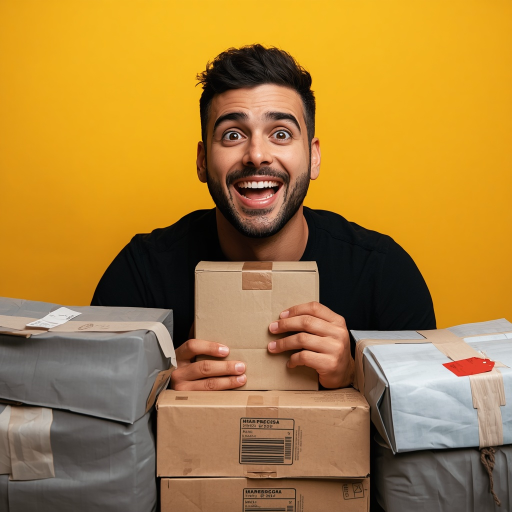
#> input picture marca/persona-original.jpg, 1024 x 1024 px, found by its file name (shown at 1/2 size)
$ python recorta-persona.py marca/persona-original.jpg
#> lines starting #> are read from the running program, lines starting #| are printed output that depends on the picture; after the words box and inside, x2 and y2 are one past the last pixel; in counts of white or black regions, pixels touching at a corner belong together
"""Recorta a persona do fundo e separa o rosto.

Uso (uma vez, quando a foto da persona mudar):
    python scripts/desenhos/recorta-persona.py marca/persona-original.jpg
    npm run desenhos

Gera, em marca/ (pasta que não vai para o site):
    persona-recortada.png  a pessoa sem fundo, para a moldura do topo e o OG
    persona-rosto.png      o rosto em quadrado, para o avatar redondo
O `npm run desenhos` transforma os dois nos WebP de public/brand/.

Funciona com fundo liso e saturado (o amarelo das fotos do canal). Precisa de
Python com opencv-python e numpy.
"""
import os
import sys

import cv2
import numpy as np

origem = sys.argv[1] if len(sys.argv) > 1 else 'marca/persona-original.jpg'
pasta = os.path.dirname(origem) or '.'
img = cv2.imread(origem)
#> img is the input picture: shape (1024, 1024, 3); mean B, G, R 58.8, 128.3, 169.5
if img is None:
    sys.exit(f'não consegui abrir {origem}')
h, w = img.shape[:2]
#> h = 1024; w = 1024

# 1. fundo: a cor que domina as bordas da foto, com tolerância
hsv = cv2.cvtColor(img, cv2.COLOR_BGR2HSV)
#> hsv: shape (1024, 1024, 3); mean H, S, V 25.8, 146.2, 170.3
borda = np.concatenate([hsv[0, :], hsv[:, 0], hsv[:, -1]])
matiz = int(np.median(borda[:, 0]))
#> matiz = 20
H, S, V = (hsv[..., i].astype(int) for i in range(3))
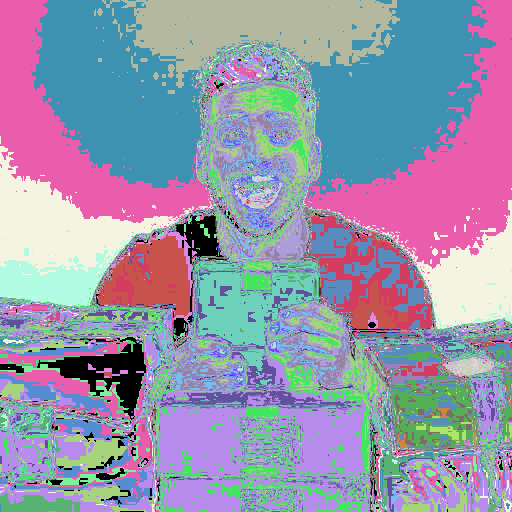
#> H: shape (1024, 1024) int64 (shown at 1/2 size); 117 distinct labels, from 0 to 179; one colour per label, 0 black
fundo = ((abs(H - matiz) <= 13) & (S >= 150) & (V >= 110)).astype(np.uint8)
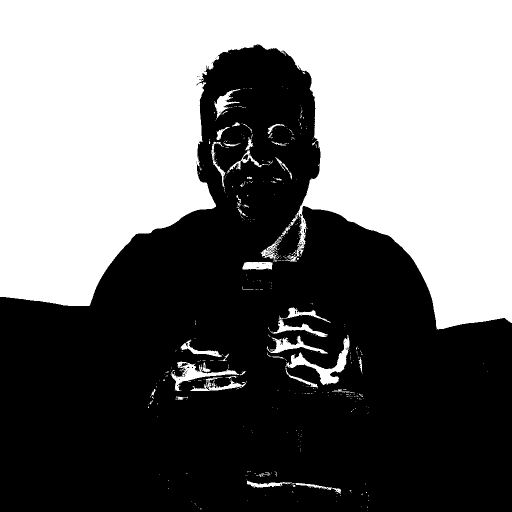
#> fundo: shape (1024, 1024) (shown at 1/2 size); values 0 (black) and 1 (white), 45.2% white; 429 white regions (387 under 20 px), largest, box (x1, y1, x2, y2) and area: (0, 0, 1024, 659) 458046, (574, 670, 699, 770) 2760, (341, 723, 479, 782) 1964

# só o fundo ligado às bordas de cima e dos lados
_, rotulos = cv2.connectedComponents(fundo)
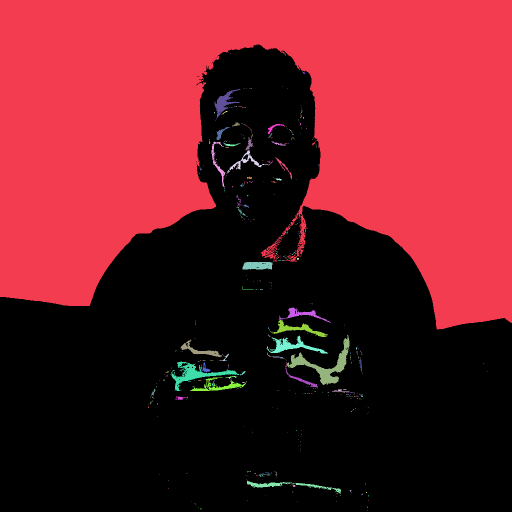
#> rotulos: shape (1024, 1024) int32 (shown at 1/2 size); 430 distinct labels, from 0 to 429; one colour per label, 0 black
ligados = set(np.unique(np.concatenate([rotulos[0, :], rotulos[:, 0], rotulos[:, -1]]))) - {0}
#> ligados = 1 item
fundo = np.isin(rotulos, list(ligados)).astype(np.uint8)
#> fundo: shape (1024, 1024); values 0 (black) and 1 (white), 43.7% white; 1 white region, box (x1, y1, x2, y2) and area: (0, 0, 1024, 659) 458046
fundo = cv2.morphologyEx(fundo, cv2.MORPH_OPEN, np.ones((3, 3), np.uint8))
#> fundo: shape (1024, 1024); values 0 (black) and 1 (white), 43.6% white; 18 white regions (6 under 20 px), largest, box (x1, y1, x2, y2) and area: (0, 0, 1024, 659) 456221, (598, 432, 612, 488) 388, (523, 500, 532, 512) 69

# 2. GrabCut a partir dessa máscara refina cabelo e camiseta
mask = np.where(fundo == 1, cv2.GC_PR_BGD, cv2.GC_PR_FGD).astype(np.uint8)
mask[cv2.erode(fundo, np.ones((15, 15), np.uint8)) == 1] = cv2.GC_BGD
mask[cv2.erode(1 - fundo, np.ones((21, 21), np.uint8)) == 1] = cv2.GC_FGD
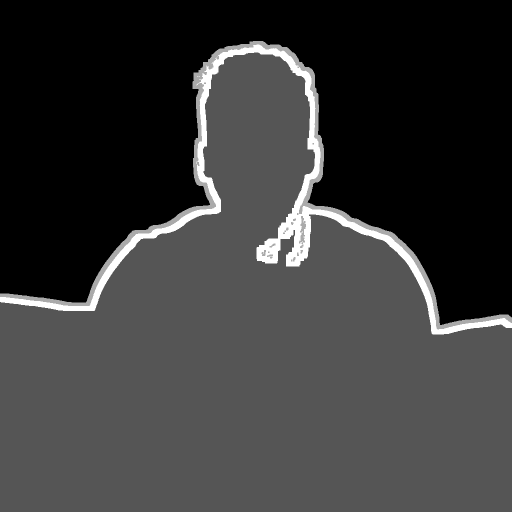
#> mask: shape (1024, 1024) (shown at 1/2 size); min 0, max 3, mean 0.655; drawn with min black and max white
bgd, fgd = np.zeros((1, 65), np.float64), np.zeros((1, 65), np.float64)
cv2.grabCut(img, mask, None, bgd, fgd, 4, cv2.GC_INIT_WITH_MASK)
alfa = np.where((mask == cv2.GC_FGD) | (mask == cv2.GC_PR_FGD), 255, 0).astype(np.uint8)
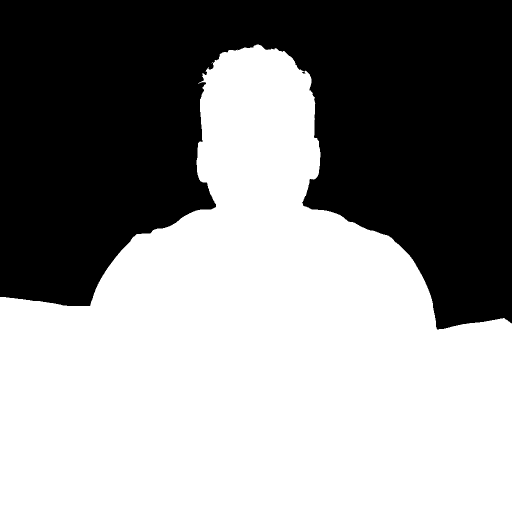
#> alfa: shape (1024, 1024) (shown at 1/2 size); 56.5% white; 1 black region, box (x1, y1, x2, y2) and area: (0, 0, 1024, 659) 456565

# fica só o maior pedaço e fecha buracos pequenos
n, rot, stats, _ = cv2.connectedComponentsWithStats((alfa > 0).astype(np.uint8))
#> n = 2; stats = [[0, 0, 1024, 659, 456565], [0, 89, 1024, 935, 592011]]
alfa = np.where(rot == 1 + np.argmax(stats[1:, cv2.CC_STAT_AREA]), 255, 0).astype(np.uint8)
n, rot, stats, _ = cv2.connectedComponentsWithStats((alfa == 0).astype(np.uint8))
#> stats = [[0, 89, 1024, 935, 592011], [0, 0, 1024, 659, 456565]]
for i in range(1, n):
    x, y, ww, hh, area = stats[i]
    if x > 0 and y > 0 and x + ww < w and area < 4000:
        alfa[rot == i] = 255
#> this loop made 1 pass
alfa = cv2.GaussianBlur(alfa, (5, 5), 1.2)

# 3. tira o reflexo da cor do fundo na borda (só onde é a cor do fundo, não a pele)
anel = cv2.dilate((alfa > 10).astype(np.uint8), np.ones((7, 7), np.uint8)) - cv2.erode(
    (alfa > 245).astype(np.uint8), np.ones((5, 5), np.uint8)
)
#> anel: shape (1024, 1024); values 0 (black) and 1 (white), 1.9% white; 1 white region, box (x1, y1, x2, y2) and area: (0, 84, 1024, 663) 19777
hsv2 = hsv.astype(np.float32)
#> hsv2: shape (1024, 1024, 3) float32; mean H, S, V 25.8, 146.1, 170.3
reflexo = (abs(hsv2[..., 0] - matiz) <= 10) & (hsv2[..., 1] > 150) & (anel > 0)
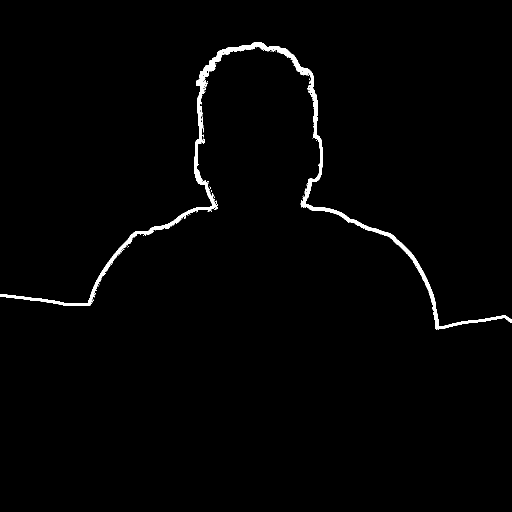
#> reflexo: shape (1024, 1024) bool (shown at 1/2 size); 1.3% white; 49 white regions (48 under 20 px), largest, box (x1, y1, x2, y2) and area: (0, 84, 1024, 659) 13691
hsv2[..., 1] = np.where(reflexo, hsv2[..., 1] * 0.45, hsv2[..., 1])
#> hsv2: shape (1024, 1024, 3) float32; mean H, S, V 25.8, 144.5, 170.3
hsv2[..., 2] = np.where(reflexo, hsv2[..., 2] * 0.8, hsv2[..., 2])
#> hsv2: shape (1024, 1024, 3) float32; mean H, S, V 25.8, 144.5, 169.8
corrigido = cv2.cvtColor(hsv2.clip(0, 255).astype(np.uint8), cv2.COLOR_HSV2BGR)
rgba = cv2.cvtColor(corrigido, cv2.COLOR_BGR2BGRA)
rgba[..., 3] = alfa
cv2.imwrite(os.path.join(pasta, 'persona-recortada.png'), rgba)

# 4. rosto: a cabeça é o topo da silhueta, até onde a largura salta nos
# ombros. Não depende de detector de rosto (o OpenCV 5 tirou o antigo).
cheio = alfa > 128
#> cheio: shape (1024, 1024) bool; 56.5% white; 1 black region, box (x1, y1, x2, y2) and area: (0, 0, 1024, 659) 456577
linhas = np.where(cheio.any(axis=1))[0]
#> linhas = 935 values from 89 to 1023
topo = int(linhas[0])
#> topo = 89
larguras = cheio.sum(axis=1)
#> larguras = 1024 values, max 1024 at index 659, min 0 at index 0, mean 578.1
largura_cabeca = np.median(larguras[topo + h // 20 : topo + h // 6])
#> largura_cabeca = 226
ombro = topo + h // 6
#> ombro = 259
for y in range(topo + h // 6, h):
    if larguras[y] > largura_cabeca * 1.9:
        ombro = y
        break
colunas = np.where(cheio[topo:ombro].any(axis=0))[0]
#> colunas = 429 values from 308 to 736
cx = (colunas[0] + colunas[-1]) / 2 if len(colunas) else w / 2
#> cx = 522
lado = int(min((ombro - topo) * 1.12, w, h))
#> lado = 415
x0 = int(min(max(cx - lado / 2, 0), w - lado))
#> x0 = 314
y0 = int(min(max(topo - lado * 0.06, 0), h - lado))
#> y0 = 64
cv2.imwrite(os.path.join(pasta, 'persona-rosto.png'), img[y0 : y0 + lado, x0 : x0 + lado])
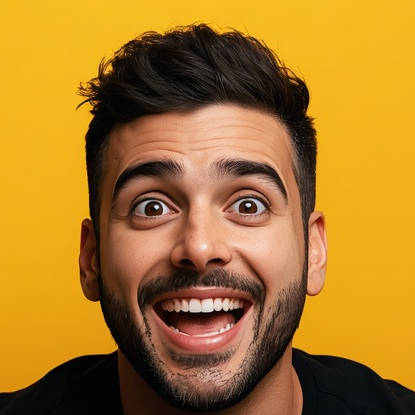
#> saved as persona-rosto.png: shape (415, 415, 3); mean B, G, R 42.4, 120.9, 168.4

print(f'ok: {os.path.join(pasta, "persona-recortada.png")} e persona-rosto.png (cabeça de y={topo} a y={ombro})')
#| ok: marca/persona-recortada.png e persona-rosto.png (cabeça de y=89 a y=460)
